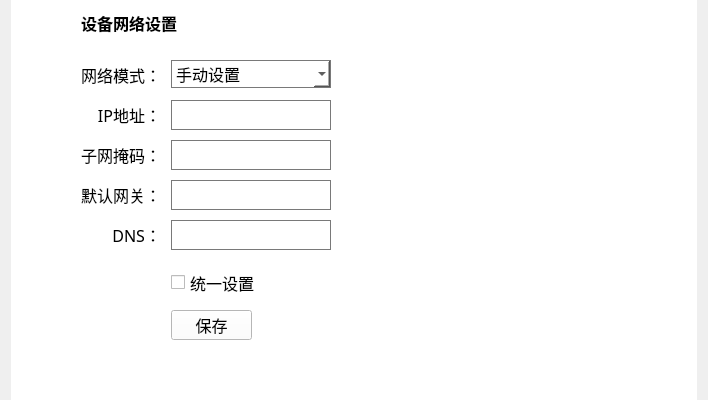
<?xml version="1.0" encoding="UTF-8"?>
<ui version="4.0">
 <class>SetDevNetWid</class>
 <widget class="QWidget" name="SetDevNetWid">
  <property name="geometry">
   <rect>
    <x>0</x>
    <y>0</y>
    <width>708</width>
    <height>400</height>
   </rect>
  </property>
  <property name="windowTitle">
   <string>Form</string>
  </property>
  <layout class="QGridLayout" name="gridLayout">
   <property name="topMargin">
    <number>0</number>
   </property>
   <property name="bottomMargin">
    <number>0</number>
   </property>
   <property name="verticalSpacing">
    <number>0</number>
   </property>
   <item row="0" column="0">
    <widget class="QGroupBox" name="groupBox">
     <property name="font">
      <font>
       <family>微软雅黑</family>
       <pointsize>12</pointsize>
      </font>
     </property>
     <property name="styleSheet">
      <string notr="true">QGroupBox {
	background-color: rgb(255, 255, 255);
	border-width:2px;	
	border-style:solid; 
	border-color:white;  	
}</string>
     </property>
     <property name="title">
      <string/>
     </property>
     <widget class="QPushButton" name="saveBtn">
      <property name="geometry">
       <rect>
        <x>160</x>
        <y>310</y>
        <width>81</width>
        <height>30</height>
       </rect>
      </property>
      <property name="palette">
       <palette>
        <active>
         <colorrole role="WindowText">
          <brush brushstyle="SolidPattern">
           <color alpha="255">
            <red>0</red>
            <green>0</green>
            <blue>0</blue>
           </color>
          </brush>
         </colorrole>
         <colorrole role="Button">
          <brush brushstyle="SolidPattern">
           <color alpha="255">
            <red>255</red>
            <green>255</green>
            <blue>255</blue>
           </color>
          </brush>
         </colorrole>
         <colorrole role="Light">
          <brush brushstyle="SolidPattern">
           <color alpha="255">
            <red>255</red>
            <green>255</green>
            <blue>255</blue>
           </color>
          </brush>
         </colorrole>
         <colorrole role="Midlight">
          <brush brushstyle="SolidPattern">
           <color alpha="255">
            <red>255</red>
            <green>255</green>
            <blue>255</blue>
           </color>
          </brush>
         </colorrole>
         <colorrole role="Dark">
          <brush brushstyle="SolidPattern">
           <color alpha="255">
            <red>127</red>
            <green>127</green>
            <blue>127</blue>
           </color>
          </brush>
         </colorrole>
         <colorrole role="Mid">
          <brush brushstyle="SolidPattern">
           <color alpha="255">
            <red>170</red>
            <green>170</green>
            <blue>170</blue>
           </color>
          </brush>
         </colorrole>
         <colorrole role="Text">
          <brush brushstyle="SolidPattern">
           <color alpha="255">
            <red>0</red>
            <green>0</green>
            <blue>0</blue>
           </color>
          </brush>
         </colorrole>
         <colorrole role="BrightText">
          <brush brushstyle="SolidPattern">
           <color alpha="255">
            <red>255</red>
            <green>255</green>
            <blue>255</blue>
           </color>
          </brush>
         </colorrole>
         <colorrole role="ButtonText">
          <brush brushstyle="SolidPattern">
           <color alpha="255">
            <red>0</red>
            <green>0</green>
            <blue>0</blue>
           </color>
          </brush>
         </colorrole>
         <colorrole role="Base">
          <brush brushstyle="SolidPattern">
           <color alpha="255">
            <red>255</red>
            <green>255</green>
            <blue>255</blue>
           </color>
          </brush>
         </colorrole>
         <colorrole role="Window">
          <brush brushstyle="SolidPattern">
           <color alpha="255">
            <red>255</red>
            <green>255</green>
            <blue>255</blue>
           </color>
          </brush>
         </colorrole>
         <colorrole role="Shadow">
          <brush brushstyle="SolidPattern">
           <color alpha="255">
            <red>0</red>
            <green>0</green>
            <blue>0</blue>
           </color>
          </brush>
         </colorrole>
         <colorrole role="AlternateBase">
          <brush brushstyle="SolidPattern">
           <color alpha="255">
            <red>255</red>
            <green>255</green>
            <blue>255</blue>
           </color>
          </brush>
         </colorrole>
         <colorrole role="ToolTipBase">
          <brush brushstyle="SolidPattern">
           <color alpha="255">
            <red>255</red>
            <green>255</green>
            <blue>220</blue>
           </color>
          </brush>
         </colorrole>
         <colorrole role="ToolTipText">
          <brush brushstyle="SolidPattern">
           <color alpha="255">
            <red>0</red>
            <green>0</green>
            <blue>0</blue>
           </color>
          </brush>
         </colorrole>
        </active>
        <inactive>
         <colorrole role="WindowText">
          <brush brushstyle="SolidPattern">
           <color alpha="255">
            <red>0</red>
            <green>0</green>
            <blue>0</blue>
           </color>
          </brush>
         </colorrole>
         <colorrole role="Button">
          <brush brushstyle="SolidPattern">
           <color alpha="255">
            <red>255</red>
            <green>255</green>
            <blue>255</blue>
           </color>
          </brush>
         </colorrole>
         <colorrole role="Light">
          <brush brushstyle="SolidPattern">
           <color alpha="255">
            <red>255</red>
            <green>255</green>
            <blue>255</blue>
           </color>
          </brush>
         </colorrole>
         <colorrole role="Midlight">
          <brush brushstyle="SolidPattern">
           <color alpha="255">
            <red>255</red>
            <green>255</green>
            <blue>255</blue>
           </color>
          </brush>
         </colorrole>
         <colorrole role="Dark">
          <brush brushstyle="SolidPattern">
           <color alpha="255">
            <red>127</red>
            <green>127</green>
            <blue>127</blue>
           </color>
          </brush>
         </colorrole>
         <colorrole role="Mid">
          <brush brushstyle="SolidPattern">
           <color alpha="255">
            <red>170</red>
            <green>170</green>
            <blue>170</blue>
           </color>
          </brush>
         </colorrole>
         <colorrole role="Text">
          <brush brushstyle="SolidPattern">
           <color alpha="255">
            <red>0</red>
            <green>0</green>
            <blue>0</blue>
           </color>
          </brush>
         </colorrole>
         <colorrole role="BrightText">
          <brush brushstyle="SolidPattern">
           <color alpha="255">
            <red>255</red>
            <green>255</green>
            <blue>255</blue>
           </color>
          </brush>
         </colorrole>
         <colorrole role="ButtonText">
          <brush brushstyle="SolidPattern">
           <color alpha="255">
            <red>0</red>
            <green>0</green>
            <blue>0</blue>
           </color>
          </brush>
         </colorrole>
         <colorrole role="Base">
          <brush brushstyle="SolidPattern">
           <color alpha="255">
            <red>255</red>
            <green>255</green>
            <blue>255</blue>
           </color>
          </brush>
         </colorrole>
         <colorrole role="Window">
          <brush brushstyle="SolidPattern">
           <color alpha="255">
            <red>255</red>
            <green>255</green>
            <blue>255</blue>
           </color>
          </brush>
         </colorrole>
         <colorrole role="Shadow">
          <brush brushstyle="SolidPattern">
           <color alpha="255">
            <red>0</red>
            <green>0</green>
            <blue>0</blue>
           </color>
          </brush>
         </colorrole>
         <colorrole role="AlternateBase">
          <brush brushstyle="SolidPattern">
           <color alpha="255">
            <red>255</red>
            <green>255</green>
            <blue>255</blue>
           </color>
          </brush>
         </colorrole>
         <colorrole role="ToolTipBase">
          <brush brushstyle="SolidPattern">
           <color alpha="255">
            <red>255</red>
            <green>255</green>
            <blue>220</blue>
           </color>
          </brush>
         </colorrole>
         <colorrole role="ToolTipText">
          <brush brushstyle="SolidPattern">
           <color alpha="255">
            <red>0</red>
            <green>0</green>
            <blue>0</blue>
           </color>
          </brush>
         </colorrole>
        </inactive>
        <disabled>
         <colorrole role="WindowText">
          <brush brushstyle="SolidPattern">
           <color alpha="255">
            <red>127</red>
            <green>127</green>
            <blue>127</blue>
           </color>
          </brush>
         </colorrole>
         <colorrole role="Button">
          <brush brushstyle="SolidPattern">
           <color alpha="255">
            <red>255</red>
            <green>255</green>
            <blue>255</blue>
           </color>
          </brush>
         </colorrole>
         <colorrole role="Light">
          <brush brushstyle="SolidPattern">
           <color alpha="255">
            <red>255</red>
            <green>255</green>
            <blue>255</blue>
           </color>
          </brush>
         </colorrole>
         <colorrole role="Midlight">
          <brush brushstyle="SolidPattern">
           <color alpha="255">
            <red>255</red>
            <green>255</green>
            <blue>255</blue>
           </color>
          </brush>
         </colorrole>
         <colorrole role="Dark">
          <brush brushstyle="SolidPattern">
           <color alpha="255">
            <red>127</red>
            <green>127</green>
            <blue>127</blue>
           </color>
          </brush>
         </colorrole>
         <colorrole role="Mid">
          <brush brushstyle="SolidPattern">
           <color alpha="255">
            <red>170</red>
            <green>170</green>
            <blue>170</blue>
           </color>
          </brush>
         </colorrole>
         <colorrole role="Text">
          <brush brushstyle="SolidPattern">
           <color alpha="255">
            <red>127</red>
            <green>127</green>
            <blue>127</blue>
           </color>
          </brush>
         </colorrole>
         <colorrole role="BrightText">
          <brush brushstyle="SolidPattern">
           <color alpha="255">
            <red>255</red>
            <green>255</green>
            <blue>255</blue>
           </color>
          </brush>
         </colorrole>
         <colorrole role="ButtonText">
          <brush brushstyle="SolidPattern">
           <color alpha="255">
            <red>127</red>
            <green>127</green>
            <blue>127</blue>
           </color>
          </brush>
         </colorrole>
         <colorrole role="Base">
          <brush brushstyle="SolidPattern">
           <color alpha="255">
            <red>255</red>
            <green>255</green>
            <blue>255</blue>
           </color>
          </brush>
         </colorrole>
         <colorrole role="Window">
          <brush brushstyle="SolidPattern">
           <color alpha="255">
            <red>255</red>
            <green>255</green>
            <blue>255</blue>
           </color>
          </brush>
         </colorrole>
         <colorrole role="Shadow">
          <brush brushstyle="SolidPattern">
           <color alpha="255">
            <red>0</red>
            <green>0</green>
            <blue>0</blue>
           </color>
          </brush>
         </colorrole>
         <colorrole role="AlternateBase">
          <brush brushstyle="SolidPattern">
           <color alpha="255">
            <red>255</red>
            <green>255</green>
            <blue>255</blue>
           </color>
          </brush>
         </colorrole>
         <colorrole role="ToolTipBase">
          <brush brushstyle="SolidPattern">
           <color alpha="255">
            <red>255</red>
            <green>255</green>
            <blue>220</blue>
           </color>
          </brush>
         </colorrole>
         <colorrole role="ToolTipText">
          <brush brushstyle="SolidPattern">
           <color alpha="255">
            <red>0</red>
            <green>0</green>
            <blue>0</blue>
           </color>
          </brush>
         </colorrole>
        </disabled>
       </palette>
      </property>
      <property name="font">
       <font>
        <family>微软雅黑</family>
        <pointsize>12</pointsize>
       </font>
      </property>
      <property name="styleSheet">
       <string notr="true"/>
      </property>
      <property name="text">
       <string>保存</string>
      </property>
     </widget>
     <widget class="QLineEdit" name="ipEdit">
      <property name="geometry">
       <rect>
        <x>160</x>
        <y>100</y>
        <width>160</width>
        <height>30</height>
       </rect>
      </property>
      <property name="font">
       <font>
        <family>微软雅黑</family>
        <pointsize>12</pointsize>
       </font>
      </property>
      <property name="styleSheet">
       <string notr="true">background-color: rgb(255, 255, 255);

border-color: rgb(121,121,121);
border-style:solid;
border-width:1px;</string>
      </property>
      <property name="text">
       <string/>
      </property>
     </widget>
     <widget class="QLabel" name="label_2">
      <property name="geometry">
       <rect>
        <x>9</x>
        <y>60</y>
        <width>141</width>
        <height>30</height>
       </rect>
      </property>
      <property name="font">
       <font>
        <family>微软雅黑</family>
        <pointsize>12</pointsize>
       </font>
      </property>
      <property name="text">
       <string>网络模式：</string>
      </property>
      <property name="alignment">
       <set>Qt::AlignRight|Qt::AlignTrailing|Qt::AlignVCenter</set>
      </property>
     </widget>
     <widget class="QLineEdit" name="maskEdit">
      <property name="geometry">
       <rect>
        <x>160</x>
        <y>140</y>
        <width>160</width>
        <height>30</height>
       </rect>
      </property>
      <property name="font">
       <font>
        <family>微软雅黑</family>
        <pointsize>12</pointsize>
       </font>
      </property>
      <property name="styleSheet">
       <string notr="true">background-color: rgb(255, 255, 255);

border-color: rgb(121,121,121);
border-style:solid;
border-width:1px;</string>
      </property>
      <property name="text">
       <string/>
      </property>
     </widget>
     <widget class="QComboBox" name="comboBox">
      <property name="geometry">
       <rect>
        <x>160</x>
        <y>60</y>
        <width>160</width>
        <height>28</height>
       </rect>
      </property>
      <property name="font">
       <font>
        <family>微软雅黑</family>
        <pointsize>12</pointsize>
       </font>
      </property>
      <property name="styleSheet">
       <string notr="true">background-color: rgb(255, 255, 255);

border-color: rgb(121,121,121);
border-style:solid;
border-width:1px;</string>
      </property>
      <item>
       <property name="text">
        <string>手动设置</string>
       </property>
      </item>
      <item>
       <property name="text">
        <string>自动获取</string>
       </property>
      </item>
     </widget>
     <widget class="QLabel" name="label_3">
      <property name="geometry">
       <rect>
        <x>9</x>
        <y>100</y>
        <width>141</width>
        <height>30</height>
       </rect>
      </property>
      <property name="font">
       <font>
        <family>微软雅黑</family>
        <pointsize>12</pointsize>
       </font>
      </property>
      <property name="text">
       <string>IP地址：</string>
      </property>
      <property name="alignment">
       <set>Qt::AlignRight|Qt::AlignTrailing|Qt::AlignVCenter</set>
      </property>
     </widget>
     <widget class="QLabel" name="label_5">
      <property name="geometry">
       <rect>
        <x>-1</x>
        <y>140</y>
        <width>151</width>
        <height>30</height>
       </rect>
      </property>
      <property name="font">
       <font>
        <family>微软雅黑</family>
        <pointsize>12</pointsize>
       </font>
      </property>
      <property name="text">
       <string>子网掩码：</string>
      </property>
      <property name="alignment">
       <set>Qt::AlignRight|Qt::AlignTrailing|Qt::AlignVCenter</set>
      </property>
     </widget>
     <widget class="QLineEdit" name="gwEdit">
      <property name="geometry">
       <rect>
        <x>160</x>
        <y>180</y>
        <width>160</width>
        <height>30</height>
       </rect>
      </property>
      <property name="font">
       <font>
        <family>微软雅黑</family>
        <pointsize>12</pointsize>
       </font>
      </property>
      <property name="styleSheet">
       <string notr="true">background-color: rgb(255, 255, 255);

border-color: rgb(121,121,121);
border-style:solid;
border-width:1px;</string>
      </property>
      <property name="text">
       <string/>
      </property>
     </widget>
     <widget class="QLabel" name="label_6">
      <property name="geometry">
       <rect>
        <x>-1</x>
        <y>180</y>
        <width>151</width>
        <height>30</height>
       </rect>
      </property>
      <property name="font">
       <font>
        <family>微软雅黑</family>
        <pointsize>12</pointsize>
       </font>
      </property>
      <property name="text">
       <string>默认网关：</string>
      </property>
      <property name="alignment">
       <set>Qt::AlignRight|Qt::AlignTrailing|Qt::AlignVCenter</set>
      </property>
     </widget>
     <widget class="QLineEdit" name="dnsEdit">
      <property name="geometry">
       <rect>
        <x>160</x>
        <y>220</y>
        <width>160</width>
        <height>30</height>
       </rect>
      </property>
      <property name="font">
       <font>
        <family>微软雅黑</family>
        <pointsize>12</pointsize>
       </font>
      </property>
      <property name="styleSheet">
       <string notr="true">background-color: rgb(255, 255, 255);
border-color: rgb(121,121,121);
border-style:solid;
border-width:1px;</string>
      </property>
      <property name="text">
       <string/>
      </property>
     </widget>
     <widget class="QLabel" name="label_7">
      <property name="geometry">
       <rect>
        <x>70</x>
        <y>220</y>
        <width>80</width>
        <height>30</height>
       </rect>
      </property>
      <property name="font">
       <font>
        <family>微软雅黑</family>
        <pointsize>12</pointsize>
       </font>
      </property>
      <property name="text">
       <string>DNS：</string>
      </property>
      <property name="alignment">
       <set>Qt::AlignRight|Qt::AlignTrailing|Qt::AlignVCenter</set>
      </property>
     </widget>
     <widget class="QCheckBox" name="wholeCheckBox">
      <property name="geometry">
       <rect>
        <x>160</x>
        <y>270</y>
        <width>241</width>
        <height>25</height>
       </rect>
      </property>
      <property name="font">
       <font>
        <family>微软雅黑</family>
        <pointsize>12</pointsize>
       </font>
      </property>
      <property name="text">
       <string>统一设置</string>
      </property>
     </widget>
     <widget class="QLabel" name="label">
      <property name="geometry">
       <rect>
        <x>70</x>
        <y>10</y>
        <width>211</width>
        <height>25</height>
       </rect>
      </property>
      <property name="font">
       <font>
        <family>微软雅黑</family>
        <pointsize>12</pointsize>
        <weight>75</weight>
        <bold>true</bold>
       </font>
      </property>
      <property name="text">
       <string>设备网络设置</string>
      </property>
     </widget>
    </widget>
   </item>
  </layout>
 </widget>
 <tabstops>
  <tabstop>saveBtn</tabstop>
  <tabstop>comboBox</tabstop>
  <tabstop>ipEdit</tabstop>
  <tabstop>maskEdit</tabstop>
  <tabstop>gwEdit</tabstop>
  <tabstop>dnsEdit</tabstop>
  <tabstop>wholeCheckBox</tabstop>
 </tabstops>
 <resources/>
 <connections/>
</ui>
